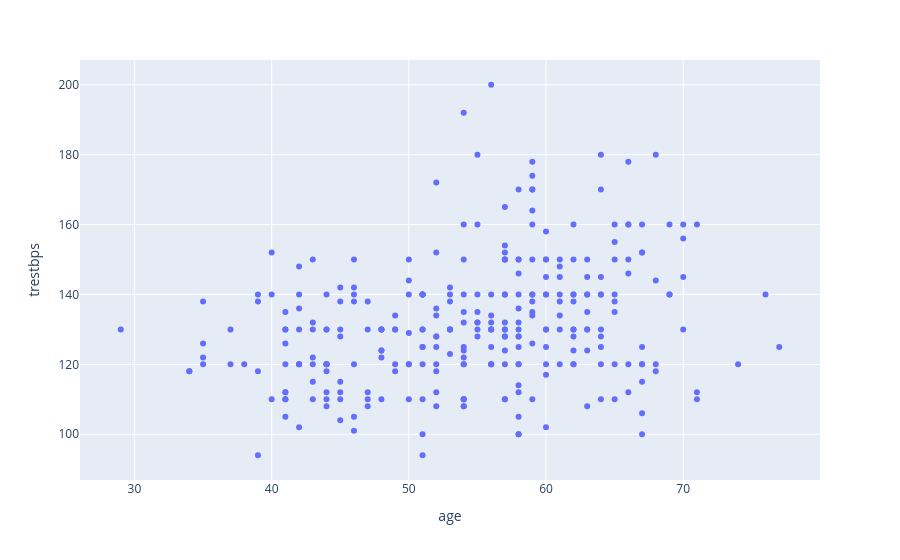

Notebook cell for this chart:
### Code cell
fig = px.scatter(heart, x='age', y='trestbps')
fig.show()

### Figure 1 — Plotly figure (JSON) as saved in the notebook; plotly's stock layout.template omitted (floating-point values rounded to 4 significant figures; data arrays with more than 128 entries replaced by an {"elided": "..."} marker saying what was removed)
{"data": [{"hovertemplate": "age=%{x}<br>trestbps=%{y}<extra></extra>", "legendgroup": "", "marker": {"color": "#636efa", "symbol": "circle"}, "mode": "markers", "name": "", "orientation": "v", "showlegend": false, "type": "scatter", "x": {"elided": "297 int values"}, "xaxis": "x", "y": {"elided": "297 int values"}, "yaxis": "y"}], "layout": {"legend": {"tracegroupgap": 0}, "margin": {"t": 60}, "xaxis": {"anchor": "y", "domain": [0, 1], "title": {"text": "age"}}, "yaxis": {"anchor": "x", "domain": [0, 1], "title": {"text": "trestbps"}}}}
